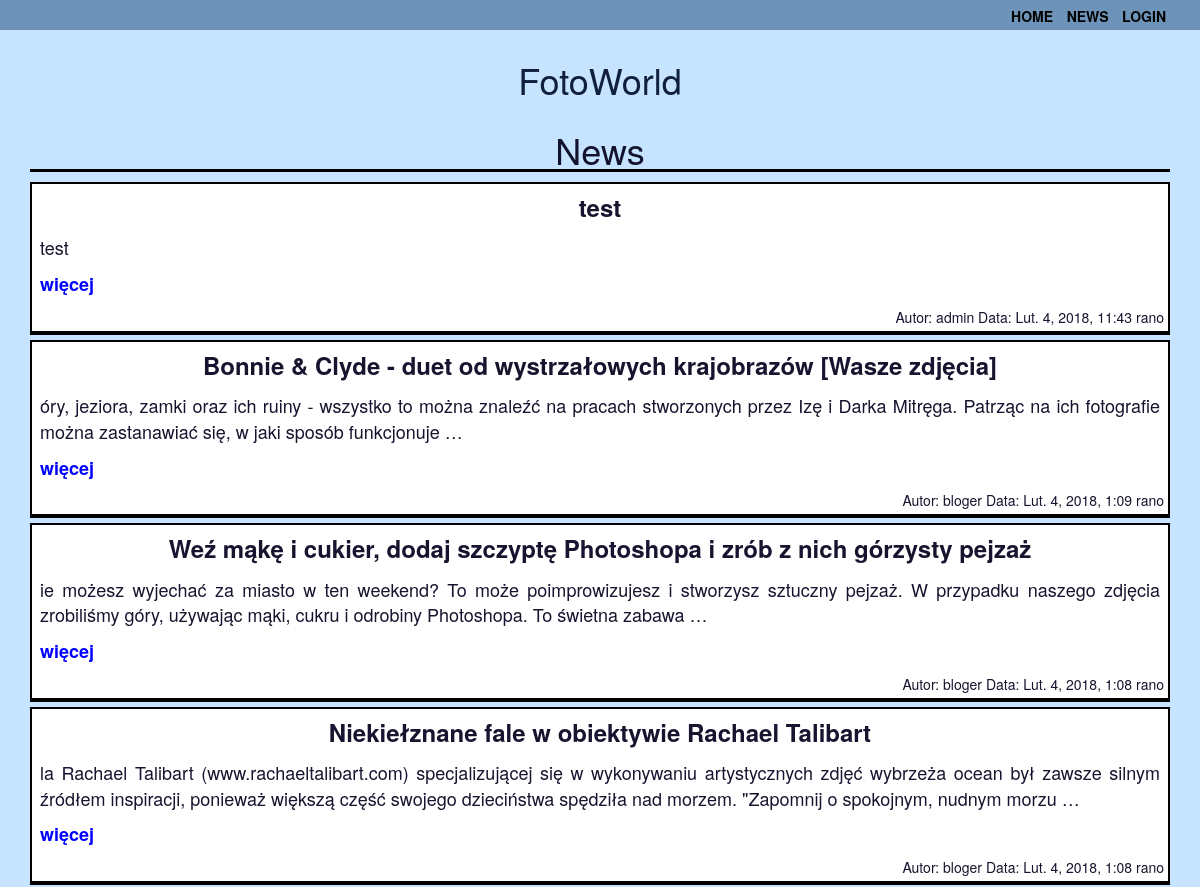
Before: /news/ (upper part) with the older database file.
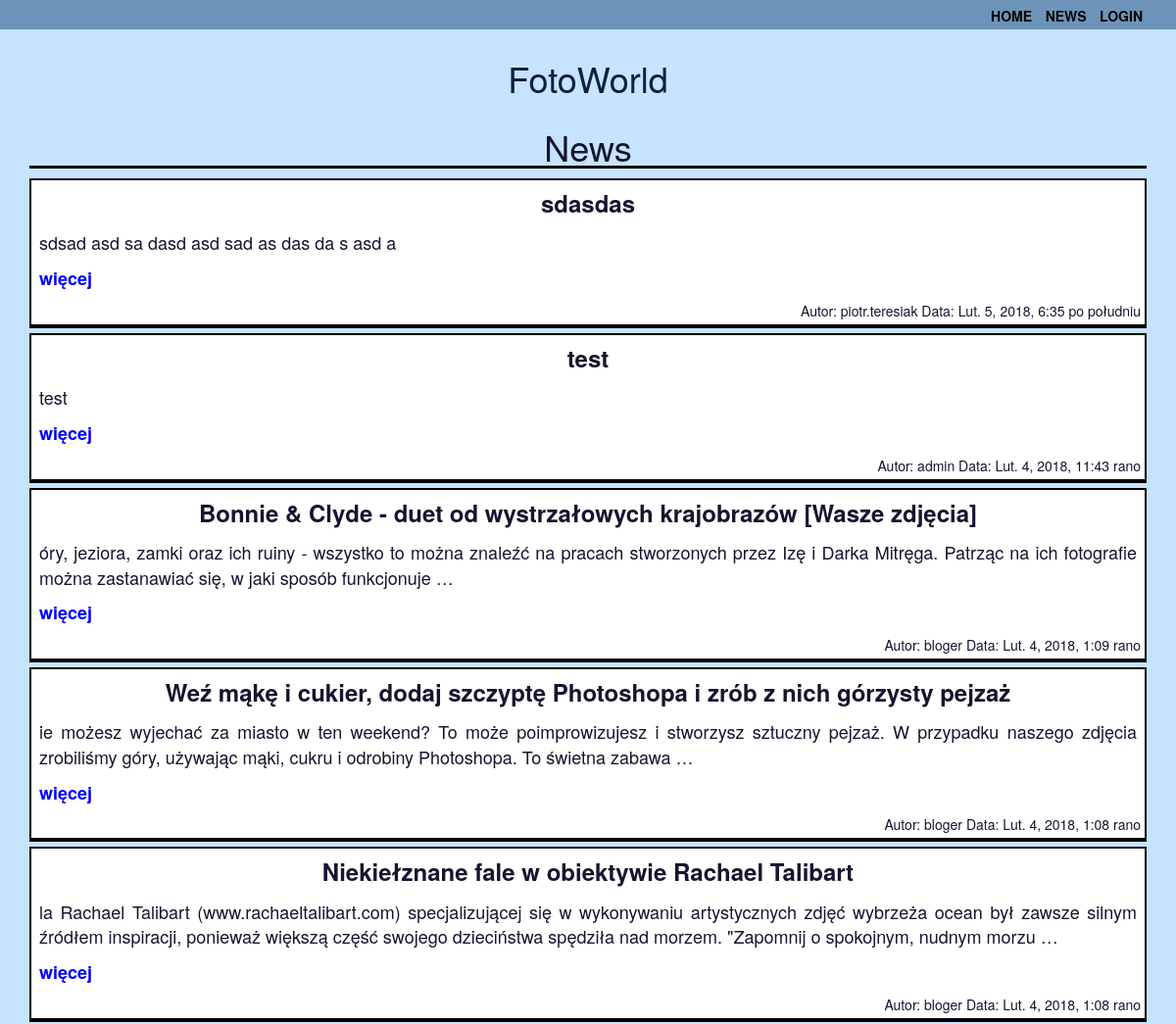
After: the same page with the newer database file.
### news/models.py (models this page shows, shortened)
class Post(models.Model):
    STATUS_CHOICES = (
        ('draft', 'Roboczy'),
        ('published', 'Opublikowany'),
    )
    title = models.CharField(max_length=250)
    slug = models.SlugField(max_length=250, unique_for_date='publish')
    author = models.ForeignKey(User, related_name='news_post')
    body = models.TextField()
    publish = models.DateTimeField(default=timezone.now)
    created = models.DateTimeField(auto_now_add=True)
    update = models.DateTimeField(auto_now=True)
    status = models.CharField(
        max_length=10, choices=STATUS_CHOICES, default='draft')
    objects=models.Manager()
    published = PublishedManager()
    class Meta:
        ordering = ('-publish',)
    def get_absolute_url(self):
        return reverse('news:post_detail',
                       args=[self.publish.year,
                             self.publish.strftime('%m'),
                             self.publish.strftime('%d'),
                             self.slug])

### news/views.py (the view)
class PostListView(ListView):
    queryset = Post.published.all()
    context_object_name = 'posts'
    paginate_by = 10
    template_name = 'news/list.html'

### templates/news/list.html
 {% extends "base.html" %} {%block content%}
<h1 class='title_sections'> News</h1>
{% for post in posts%}
<div class='news'>
    <div class='news_title'>
        {{post.title}}
    </div>
    <div class='news_body'>
        {{post.body|truncatewords:30|linebreaks}}
        <a href=" {{  post.get_absolute_url }}">więcej</a>
    </div>
    <div class='news_author'>
        Autor: {{post.author}} Data: {{post.publish}}
    </div>
</div>
{% endfor %} {% include "pagination.html" with page=page_obj %} {% endblock %}

Changed rows visible on the page:
added Post: title "sdasdas", body "sdsad asd sa dasd asd sad as das da s asd a", author "piotr.teresiak", publish "Lut. 5, 2018, 6:35 po południu"
